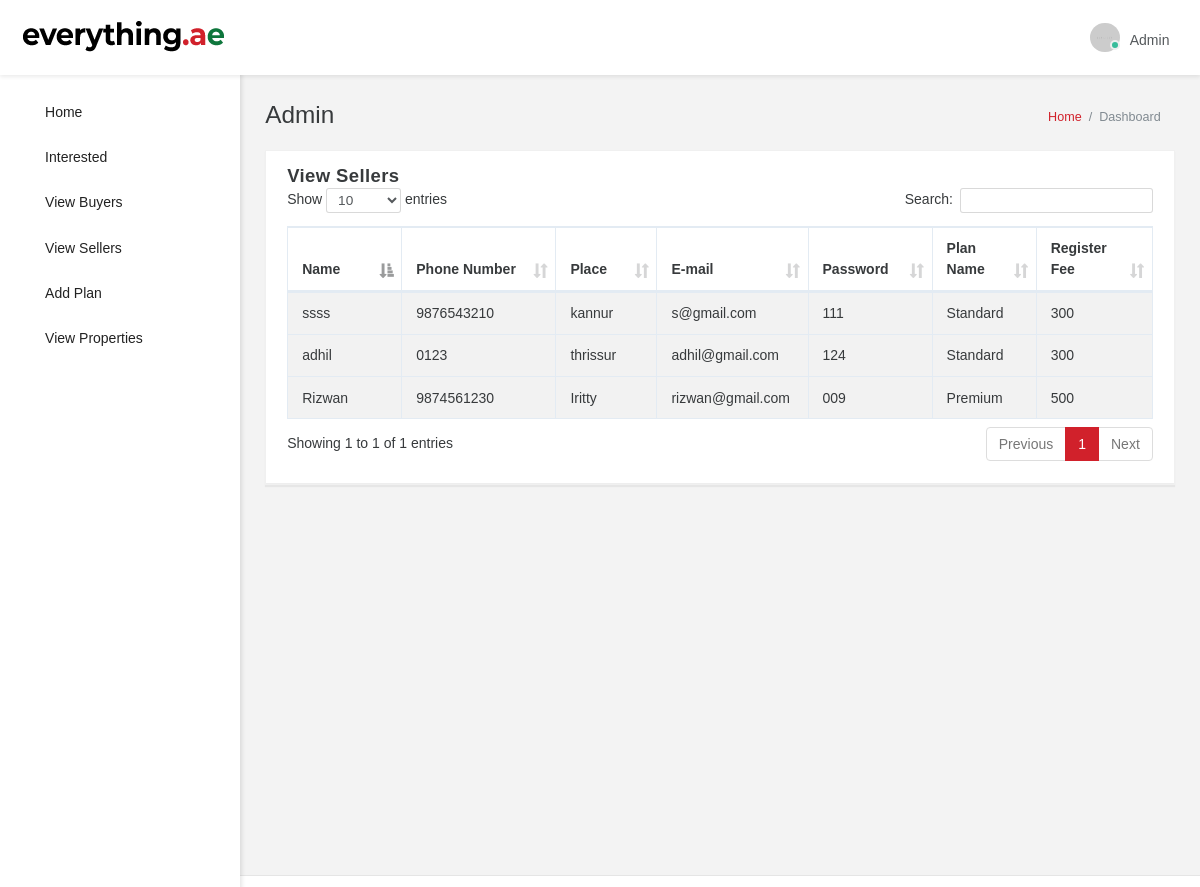
The page /admin/viewsellers.php (signed in) on the database its author committed.
### tables this page shows
CREATE TABLE `user_tb` (
  `id` int(11) NOT NULL,
  `user` varchar(50) NOT NULL,
  `name` varchar(50) NOT NULL,
  `mobile` varchar(50) NOT NULL,
  `place` varchar(50) NOT NULL,
  `email` varchar(50) NOT NULL,
  `password` varchar(50) NOT NULL,
  `pname` varchar(100) NOT NULL,
  `price` varchar(100) NOT NULL
);

### admin/viewsellers.php (the view, shortened to what this page needs)
<!DOCTYPE html>
<html lang="en" data-textdirection="ltr" class="loading">
<head>
<link rel="stylesheet" type="text/css" href="assets/css/bootstrap.css">
<link rel="stylesheet" type="text/css" href="assets/fonts/icomoon.css">
<link rel="stylesheet" type="text/css" href="assets/fonts/font-awesome.min.css">
<link rel="stylesheet" type="text/css" href="assets/fonts/flag-icon-css/css/flag-icon.min.css">
<link rel="stylesheet" type="text/css" href="assets/css/pace.css">
<link rel="stylesheet" type="text/css" href="assets/css/bootstrap-extended.css">
<link rel="stylesheet" type="text/css" href="assets/css/app.css">
<link rel="stylesheet" type="text/css" href="assets/css/colors.css">
<link rel="stylesheet" type="text/css" href="assets/css/summernote.css">
<link rel="stylesheet" type="text/css" href="assets/css/select2.min.css">
<link rel="stylesheet" type="text/css" href="assets/css/vertical-menu.css">
<link rel="stylesheet" type="text/css" href="assets/css/vertical-overlay-menu.css">
<link rel="stylesheet" type="text/css" href="assets/css/datatables.bootstrap.min.css">
<link rel="stylesheet" type="text/css" href="assets/css/bootstrap-switch.css">
<link rel="stylesheet" type="text/css" href="assets/css/style.css">
<link rel="stylesheet" href="assets/css/bootstrap-datepicker3.min.css">
<link href="assets/css/jquerysctipttop.css" rel="stylesheet" type="text/css">
<link href="assets/css/mdtimepicker.css" rel="stylesheet" type="text/css">
</head>
<body data-open="click" data-menu="vertical-menu" data-col="2-columns" class="vertical-layout vertical-menu 2-columns fixed-navbar">
	<nav class="header-navbar navbar navbar-with-menu navbar-fixed-top navbar-light navbar-shadow">
		<div class="navbar-wrapper">
			<div class="navbar-header">
				<ul class="nav navbar-nav">
					<li class="nav-item">
					<a href="index.html" class="navbar-brand nav-link">
					<img alt="branding logo" src="assets/images/logo/robust-logo-light.png" data-expand="assets/images/logo/robust-logo-light.png" data-collapse="assets/images/logo/robust-logo-small.png" class="brand-logo">
					</a>
					</li>
				</ul>
			</div>
			<div class="navbar-container content container-fluid">
				<div id="navbar-mobile" class="collapse navbar-toggleable-sm">
					<ul class="nav navbar-nav">
						<li class="nav-item hidden-sm-down"><a class="nav-link nav-menu-main menu-toggle hidden-xs"><i class="icon-menu5"></i></a></li>
					</ul>
					<ul class="nav navbar-nav float-xs-right">
						<li class="dropdown dropdown-user nav-item"><a href="#" data-toggle="dropdown" class="dropdown-toggle nav-link dropdown-user-link"><span class="avatar avatar-online"><img src="assets/images/avatar-s-1.png" alt="avatar"><i></i></span><span class="user-name">Admin</span></a>
						</li>
					</ul>
				</div>
			</div>
		</div>
	</nav>
	<div data-scroll-to-active="true" class="main-menu menu-fixed menu-light menu-accordion menu-shadow">
		<div class="main-menu-header">
		</div>
		<div class="main-menu-content">
			<ul id="main-menu-navigation" data-menu="menu-navigation" class="navigation navigation-main">
				<li class=" nav-item"><a href="home.php"><i class="icon-home3"></i><span data-i18n="nav.dash.main" class="menu-title">Home</span></a>
				</li>
				<li class=" nav-item"><a href="interested.php"><i class="icon-bullhorn2"></i><span data-i18n="nav.form_layouts.form_layout_basic" class="menu-title">Interested</span></a>
				</li>
				<li class=" nav-item"><a href="viewbuyers.php"><i class="icon-equalizer"></i><span data-i18n="nav.components.main" class="menu-title">View Buyers</span></a></li>
				<li class=" nav-item"><a href="viewsellers.php"><i class="icon-sphere"></i><span data-i18n="nav.icons.main" class="menu-title">View Sellers</span></a>
				</li>
				<li class=" nav-item"><a href="addplan.php"><i class="icon-sphere"></i><span data-i18n="nav.icons.main" class="menu-title">Add Plan</span></a>
				</li>
				<li class=" nav-item"><a href="viewproperties.php"><i class="icon-sphere"></i><span data-i18n="nav.icons.main" class="menu-title">View Properties</span></a>
				</li>
			</ul>
		</div>
	</div>
<div class="app-content content container-fluid">
	<div class="content-wrapper">
		<div class="content-header row">
			<div class="content-header-left col-md-6 col-xs-12 mb-1">
				<h2 class="content-header-title">Admin</h2>
			</div>
			<div class="content-header-right breadcrumbs-right breadcrumbs-top col-md-6 col-xs-12">
				<div class="breadcrumb-wrapper col-xs-12">
					<ol class="breadcrumb">
						<li class="breadcrumb-item"><a href="index.html">Home</a></li>
						<li class="breadcrumb-item active">Dashboard</li>
					</ol>
				</div>
			</div>
		</div>
		<div class="content-body">
			<section id="basic-form-layouts">
				<div class="row match-height">
					<div class="col-xs-12">
						<div class="card">
							<div class="card-header">
								<h4 class="card-title" id="basic-layout-form">View Sellers</h4>
								<div class="heading-elements">
								<ul class="list-inline mb-0">
									<li><a data-action="collapse"><i class="icon-minus4"></i></a></li>
									<li><a data-action="reload"><i class="icon-reload"></i></a></li>
									<li><a data-action="expand"><i class="icon-expand2"></i></a></li>
									<li><a data-action="close"><i class="icon-cross2"></i></a></li>
								</ul>
								</div>
									<div class="responsive-table">
										<div id="datatables-example_wrapper" class="dataTables_wrapper form-inline dt-bootstrap no-footer">
											<div class="row">
												<div class="col-sm-12" style="overflow-x: auto;">
													<?php
													include("dbconnection.php");
													$sql="SELECT * FROM user_tb where user='Seller'";
													$result=$conn->query($sql);
													if($result->num_rows>0)
													{
														echo "
													<table id='datatables-example' class='table table-striped table-bordered dataTable no-footer' width='100%'' cellspacing='0' role='grid' aria-describedby='datatables-example_info' style='width: 100%;''>
														<thead>
															<tr role='row'>
																<th class='sorting_asc' tabindex='0' aria-controls='datatables-example' rowspan='1' colspan='1' aria-sort='ascending' aria-label='Name: activate to sort column descending' style='width: 169px;''>Name</th>
																<th class='sorting' tabindex='0' aria-controls='datatables-example' rowspan='1' colspan='1' aria-label='Position: activate to sort column ascending' style='width: 263px;'>Phone Number</th>
																<th class='sorting' tabindex='0' aria-controls='datatables-example' rowspan='1' colspan='1' aria-label='Start date: activate to sort column ascending' style='width: 119px;'>Place</th>
																<th class='sorting' tabindex='0' aria-controls='datatables-example' rowspan='1' colspan='1' aria-label='Start date: activate to sort column ascending' style='width: 119px;'>E-mail</th>
																<th class='sorting' tabindex='0' 3aria-controls='datatables-example' rowspan='1' colspan='1' aria-label='Start date: activate to sort column ascending' style='width: 119px;'>Password</th>
																<th class='sorting' tabindex='0' 3aria-controls='datatables-example' rowspan='1' colspan='1' aria-label='Start date: activate to sort column ascending' style='width: 119px;'>Plan Name</th>
																<th class='sorting' tabindex='0' 3aria-controls='datatables-example' rowspan='1' colspan='1' aria-label='Start date: activate to sort column ascending' style='width: 119px;'>Register Fee</th>
															</tr>
														</thead>";
														while($row=$result->fetch_assoc())
														{
															echo "
														<tbody>
															<tr role='row' class='odd'>
																<td class='sorting_1'>".$row['name']."</td>
																<td>".$row['mobile']."</td>
																<td>".$row['place']."</td>
																<td>".$row['email']."</td>
																<td>".$row['password']."</td>
																<td>".$row['pname']."</td>
																<td>".$row['price']."</td>
																</tr>
														</tbody>";
														}
													echo "</table>";
													}
													else
													{
														echo "0 result";
													}
													?>
												</div>
											</div>
										</div>
									</div>
								</div>
							</div>
						</div>
					</div>
				</div>
		</div>
	</div>
<footer class="footer footer-static footer-light navbar-border">
</footer>
</body>
</html>

### admin/assets/css/app.css (style rules this page uses)
@media (max-width: 1366px) { html { font-size: 14px; } }
html { height: 100%; }
html body { height: 100%; background-color: #F3F3F3; direction: ltr; }
html body.fixed-navbar { padding-top: 75px; }
html body .content { padding: 0; transition: 300ms ease all; backface-visibility: hidden; }
html body .content .content-wrapper { padding: 1.8rem; min-height: 100vh; }
html body .content .content-wrapper .content-header-right { margin-top: 6px; }
*, *:hover, *:focus { outline: none !important; }
*, *::before, *::after { box-sizing: border-box; -moz-box-sizing: border-box; -ms-box-sizing: border-box; -o-box-sizing: border-box; -webkit-box-sizing: border-box; }
footer.footer { padding: 0.4rem; }
footer.navbar-border { border-top: 1px solid rgba(0, 0, 0, 0.1); }
footer.footer-light { background: #FFFFFF; }
.main-menu { z-index: 1000; position: absolute; display: table-cell; }
.main-menu.menu-light { color: #222222; background: #FFFFFF; }
.main-menu.menu-light .main-menu-header { padding: 10px; }
.main-menu.menu-light .navigation { background: #FFFFFF; }
.main-menu.menu-light .navigation li a { color: #222222; }
.main-menu.menu-light .navigation > li { padding: 0; }
.main-menu.menu-light .navigation > li > a { padding: 10px 20px; }
.main-menu.menu-light .navigation > li > a i { position: relative; top: 3px; }
.main-menu.menu-fixed { position: fixed; height: 100%; top: 70px; height: calc(100% - 4rem); }
.main-menu.menu-shadow { box-shadow: 2px 2px 4px rgba(0, 0, 0, 0.1); }
.main-menu .main-menu-content { height: 100%; position: relative; }
.main-menu ul { list-style: none; margin: 0; padding: 0; }
.main-menu ul.navigation-main { overflow-x: hidden; }
.main-menu a { outline: none; }
.navigation { font-size: 1rem; overflow-y: hidden; padding-bottom: 20px; }
.navigation li { position: relative; white-space: nowrap; }
.navigation li a { display: block; text-overflow: ellipsis; overflow: hidden; }
.avatar { position: relative; display: inline-block; width: 30px; white-space: nowrap; border-radius: 1000px; vertical-align: bottom; }
.avatar i { position: absolute; right: -7px; bottom: 2px; width: 10px; height: 10px; border: 2px solid #eceeef; border-radius: 100%; }
.avatar img { width: 100%; max-width: 100%; height: auto; border: 0 none; border-radius: 1000px; }
.avatar-online i { background-color: #37BC9B; }
.ps-container { -ms-touch-action: none; touch-action: none; overflow: hidden !important; -ms-overflow-style: none; }
.ps-theme-dark { -ms-touch-action: none; touch-action: none; overflow: hidden !important; -ms-overflow-style: none; }
@media screen and (min-width: 0px) { body:after { content: "xs - min-width: 0px"; } }
@media screen and (min-width: 544px) { body:after { content: "sm - min-width: 544px"; } }
@media screen and (min-width: 768px) { body:after { content: "md - min-width: 768px"; } }
@media screen and (min-width: 992px) { body:after { content: "lg - min-width: 992px"; } }
@media screen and (min-width: 1200px) { body:after { content: "xl - min-width: 1200px"; } }
body:after { display: none; }

### admin/assets/css/vertical-menu.css (style rules this page uses)
body.vertical-layout.vertical-menu.menu-expanded .navbar .navbar-header { float: left; width: 240px; }
body.vertical-layout.vertical-menu.menu-expanded .navbar .navbar-container { margin-left: 240px; }
body.vertical-layout.vertical-menu.menu-expanded .main-menu { width: 240px; transition: 300ms ease all; backface-visibility: hidden; }
body.vertical-layout.vertical-menu.menu-expanded .main-menu .navigation > li > a > i { margin-right: 12px; float: left; }
body.vertical-layout.vertical-menu.menu-expanded .main-menu .navigation > li > a > i:before { font-size: 1.2rem; }
body.vertical-layout.vertical-menu.menu-expanded .main-menu .navigation > li > a > span { display: inline-block; font-weight: 500; }
body.vertical-layout.vertical-menu.menu-expanded .content, body.vertical-layout.vertical-menu.menu-expanded .footer { margin-left: 240px; }
@media (min-width: 992px) { body.vertical-layout.vertical-menu .main-menu { width: 240px; } }
@media (min-width: 992px) { body.vertical-layout.vertical-menu .navbar .navbar-header { width: 240px; } }
@media (min-width: 992px) { body.vertical-layout.vertical-menu .content, body.vertical-layout.vertical-menu .footer { margin-left: 240px; } }

### admin/assets/css/style.css (style rules this page uses)
body { font-family: 'Montserrat', sans-serif !important; }

### rows shown on the page
user_tb: name "ssss", mobile "9876543210", place "kannur", email "s@gmail.com", password "111", pname "Standard", price "300"
user_tb: name "adhil", mobile "0123", place "thrissur", email "adhil@gmail.com", password "124", pname "Standard", price "300"
user_tb: name "Rizwan", mobile "9874561230", place "Iritty", email "rizwan@gmail.com", password "009", pname "Premium", price "500"
